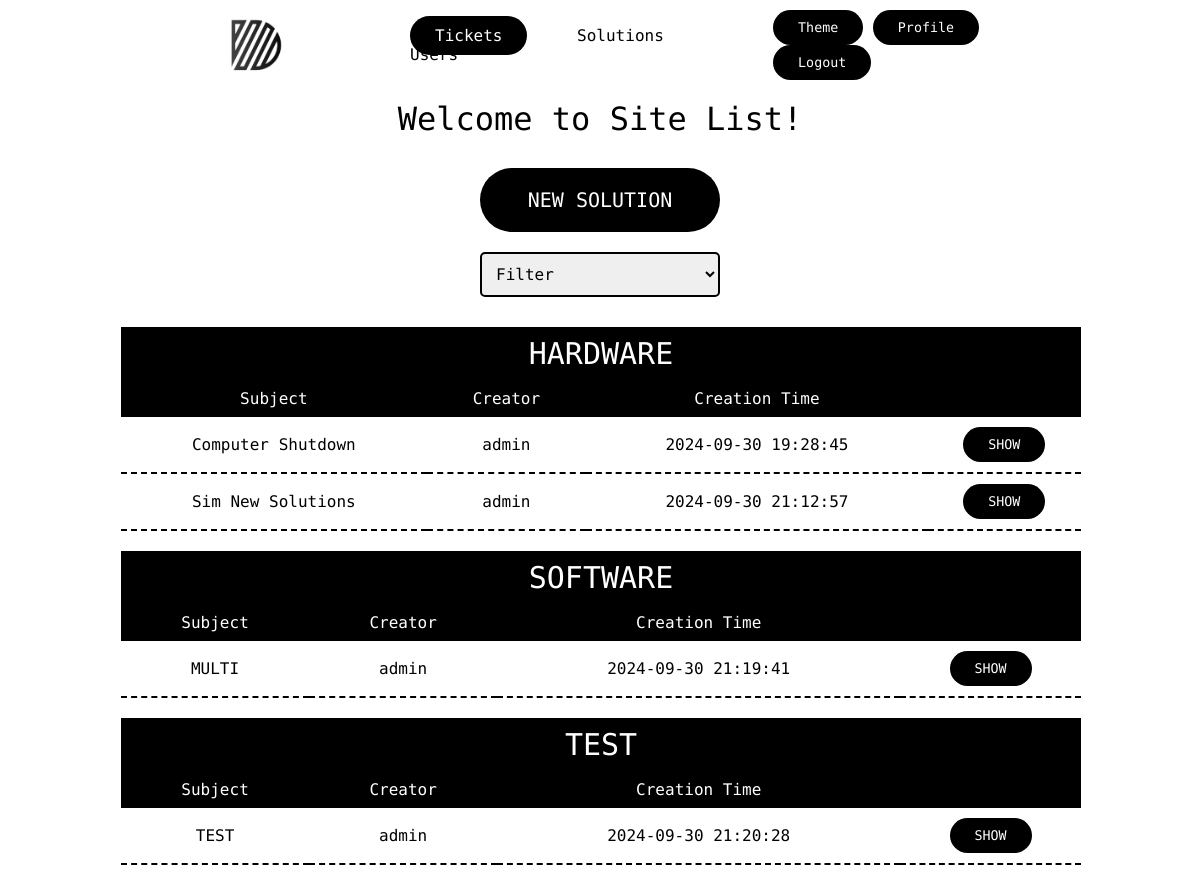
The app's page /solutions (signed in) with its own data.
### tables this page shows
CREATE TABLE solutions (
id INTEGER PRIMARY KEY AUTOINCREMENT NOT NULL,
category TEXT NOT NULL,
subject TEXT NOT NULL,
creator INTEGER,
description TEXT,
time TIMESTAMP DEFAULT CURRENT_TIMESTAMP,
FOREIGN KEY(creator) REFERENCES users(id)
);

CREATE TABLE users (id INTEGER PRIMARY KEY AUTOINCREMENT NOT NULL, name TEXT NOT NULL, hash TEXT NOT NULL, permission INTEGER DEFAULT 4 NOT NULL, active BLOB DEFAULT 0 NOT NULL, email TEXT NOT NULL);

### app.py (the view, shortened to what this page needs)
@app.route("/solutions", methods=["GET", "POST"])
def solutions():
    listcategories = db.execute("SELECT DISTINCT category FROM solutions ORDER BY category")
    solutions = db.execute("SELECT solutions.id, solutions.subject, solutions.category, solutions.time, users.name AS creator_name FROM solutions LEFT JOIN users ON solutions.creator = users.id ORDER BY subject;")
    categories = listcategories
    return render_template("solutions.html", solutions = solutions, categories = categories, list = listcategories)

### templates/solutions.html (shortened to what this page needs)
{% extends "layout.html" %}
{% block body %}
<div><h1>Welcome to Site List!</h1></div>
    {% if session.get("permission") < 4 %}
    <form action="/newsolution">
    <button type="submit" class="enter">NEW SOLUTION</button>
    </form>
    <form action="/solutions" method="post">
    <select id="status" name="category" onchange="clickButton()">
        <option hidden disabled value="" selected>Filter</option>
    </select>
    </form>
    {% endif %}
    {% for categorie in categories %}
    <table >
        <thead>
            <tr>
                <th colspan="4" style="font-size: 30px;">{{ categorie["category"] }}</th>
            </tr>
        </thead>
            <tr>
                <th>Subject</th>
                <th>Creator</th>
                <th>Creation Time</th>
                <th></th>
            </tr>
        <tbody>
            {% for solution in solutions %}
            {% if solution["category"] == categorie["category"] %}
            <tr>
                <td>{{ solution["subject"] }}</td>
                <td>{{ solution["creator_name"] }}</td>
                <td>{{ solution["time"] }}</td>
                <td>
                    <form action="/showsolution" method="post">
                        <button type="submit">SHOW</button>
                    </form>
                </td>
            </tr>
            {% endif %}
            {% endfor %}
        </tbody>
    </table>
    {% endfor %}
{% endblock %}

### static/styles.css (style rules this page uses)
.light { --color1: black; --color2: white; --color3: gray; --font-color: var(--color1); --background-color: var(--color2); --button-color: var(--font-color); --buttonfont-color: var(--background-color); --hover-color: var(--color3); --hoverfont-color: var(--font-color); --nav-color: var(--background-color); --navfont-color: var(--font-color); --linkhover-color: var(--hover-color); --logo-color: var(--nav-color); --tab-color: var(--font-color); --tabfont-color: var(--background-color); --disabled-color: var(--color3); --disabledfont-color: var(--font-color); --placeholder-color: var(--color3); --aler-color: var(--color1); --active-color: var(--color1); --activefont-color: var(--color2); }
* { box-sizing: border-box; margin: 0; padding: 0; font-family: "M PLUS 1 Code", sans-serif; font-weight: 500; }
html { background-color: var(--background-color); color: var(--font-color); }
body { transition: background-color 0.5s, color 0.3s; }
button { background-color: var(--button-color); color: var(--buttonfont-color); }
button { padding: 10px 25px; border: none; border-radius: 50px; cursor: pointer; transition: all 0.5s ease 0s; }
.enter { margin-top: 30px; margin-bottom: 10px; padding: 20px 5%; font-size: 20px; }
table { margin:20px 1px 20px 1px; width: 100%; border-collapse: collapse; }
td { padding: 10px 0 10px; border-bottom: 2px dashed var(--tab-color); margin: 10px 10px; }
th { background-color: var(--tab-color); padding: 9px; transition: all 0.5s ease 0s; color: var(--tabfont-color); }
input, select, textarea { width: 25%; min-width: 200px; padding: 10px; margin: 10px 0; box-sizing: border-box; border: 2px solid var(--font-color); border-radius: 5px; font-size: 16px; }

### records on screen
solutions: subject "Computer Shutdown", creator_name "admin", time "2024-09-30 19:28:45"
solutions: subject "Sim New Solutions", creator_name "admin", time "2024-09-30 21:12:57"
solutions: subject "MULTI", creator_name "admin", time "2024-09-30 21:19:41"
solutions: subject "TEST", creator_name "admin", time "2024-09-30 21:20:28"

### other values on screen
{{ categorie["category"] }} "HARDWARE" "SOFTWARE" "TEST"
